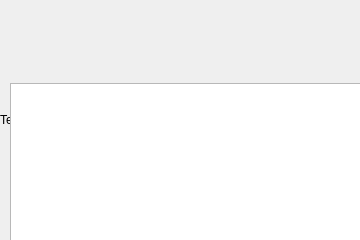
<?xml version="1.0" encoding="UTF-8"?>
<ui version="4.0">
 <class>winboard</class>
 <widget class="QFrame" name="winboard">
  <property name="geometry">
   <rect>
    <x>0</x>
    <y>0</y>
    <width>360</width>
    <height>240</height>
   </rect>
  </property>
  <property name="palette">
   <palette>
    <active>
     <colorrole role="Text">
      <brush brushstyle="SolidPattern">
       <color alpha="255">
        <red>255</red>
        <green>255</green>
        <blue>0</blue>
       </color>
      </brush>
     </colorrole>
    </active>
    <inactive>
     <colorrole role="Text">
      <brush brushstyle="SolidPattern">
       <color alpha="255">
        <red>255</red>
        <green>255</green>
        <blue>0</blue>
       </color>
      </brush>
     </colorrole>
    </inactive>
    <disabled>
     <colorrole role="Text">
      <brush brushstyle="SolidPattern">
       <color alpha="255">
        <red>120</red>
        <green>120</green>
        <blue>120</blue>
       </color>
      </brush>
     </colorrole>
    </disabled>
   </palette>
  </property>
  <property name="windowTitle">
   <string>Frame</string>
  </property>
  <property name="frameShape">
   <enum>QFrame::NoFrame</enum>
  </property>
  <property name="frameShadow">
   <enum>QFrame::Sunken</enum>
  </property>
  <widget class="QLabel" name="bkg">
   <property name="geometry">
    <rect>
     <x>0</x>
     <y>0</y>
     <width>360</width>
     <height>240</height>
    </rect>
   </property>
   <property name="text">
    <string>TextLabel</string>
   </property>
  </widget>
  <widget class="QTableWidget" name="wintable">
   <property name="geometry">
    <rect>
     <x>10</x>
     <y>83</y>
     <width>351</width>
     <height>181</height>
    </rect>
   </property>
   <property name="palette">
    <palette>
     <active>
      <colorrole role="WindowText">
       <brush brushstyle="SolidPattern">
        <color alpha="255">
         <red>255</red>
         <green>255</green>
         <blue>0</blue>
        </color>
       </brush>
      </colorrole>
      <colorrole role="ButtonText">
       <brush brushstyle="SolidPattern">
        <color alpha="255">
         <red>255</red>
         <green>255</green>
         <blue>0</blue>
        </color>
       </brush>
      </colorrole>
     </active>
     <inactive>
      <colorrole role="WindowText">
       <brush brushstyle="SolidPattern">
        <color alpha="255">
         <red>255</red>
         <green>255</green>
         <blue>0</blue>
        </color>
       </brush>
      </colorrole>
      <colorrole role="ButtonText">
       <brush brushstyle="SolidPattern">
        <color alpha="255">
         <red>255</red>
         <green>255</green>
         <blue>0</blue>
        </color>
       </brush>
      </colorrole>
     </inactive>
     <disabled>
      <colorrole role="WindowText">
       <brush brushstyle="SolidPattern">
        <color alpha="255">
         <red>120</red>
         <green>120</green>
         <blue>120</blue>
        </color>
       </brush>
      </colorrole>
      <colorrole role="ButtonText">
       <brush brushstyle="SolidPattern">
        <color alpha="255">
         <red>120</red>
         <green>120</green>
         <blue>120</blue>
        </color>
       </brush>
      </colorrole>
     </disabled>
    </palette>
   </property>
   <property name="font">
    <font>
     <pointsize>12</pointsize>
    </font>
   </property>
   <property name="autoScroll">
    <bool>false</bool>
   </property>
   <property name="showGrid">
    <bool>false</bool>
   </property>
   <property name="rowCount">
    <number>3</number>
   </property>
   <property name="columnCount">
    <number>3</number>
   </property>
   <attribute name="horizontalHeaderVisible">
    <bool>false</bool>
   </attribute>
   <attribute name="horizontalHeaderCascadingSectionResizes">
    <bool>false</bool>
   </attribute>
   <attribute name="horizontalHeaderDefaultSectionSize">
    <number>117</number>
   </attribute>
   <attribute name="horizontalHeaderMinimumSectionSize">
    <number>21</number>
   </attribute>
   <attribute name="horizontalHeaderShowSortIndicator" stdset="0">
    <bool>false</bool>
   </attribute>
   <attribute name="horizontalHeaderStretchLastSection">
    <bool>false</bool>
   </attribute>
   <attribute name="verticalHeaderVisible">
    <bool>false</bool>
   </attribute>
   <attribute name="verticalHeaderDefaultSectionSize">
    <number>49</number>
   </attribute>
   <row/>
   <row/>
   <row/>
   <column/>
   <column/>
   <column/>
  </widget>
 </widget>
 <resources/>
 <connections/>
</ui>
